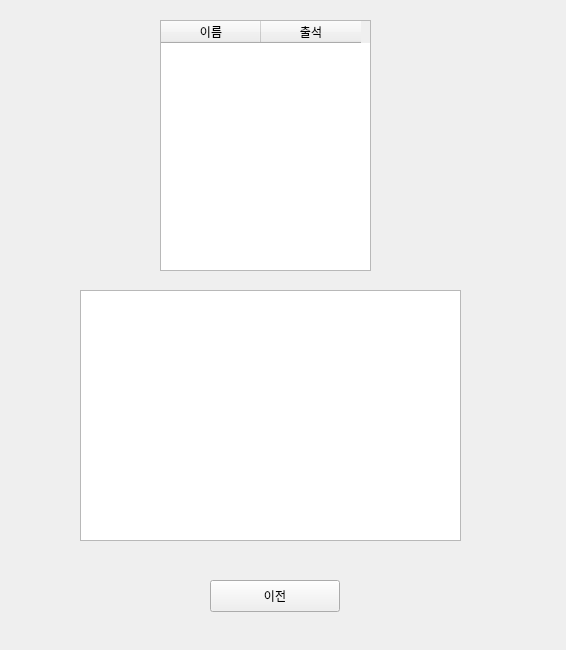
<?xml version="1.0" encoding="UTF-8"?>
<ui version="4.0">
 <class>Form</class>
 <widget class="QWidget" name="Form">
  <property name="geometry">
   <rect>
    <x>0</x>
    <y>0</y>
    <width>566</width>
    <height>650</height>
   </rect>
  </property>
  <property name="mouseTracking">
   <bool>true</bool>
  </property>
  <property name="windowTitle">
   <string>활동 기록 조회</string>
  </property>
  <property name="layoutDirection">
   <enum>Qt::LeftToRight</enum>
  </property>
  <property name="autoFillBackground">
   <bool>false</bool>
  </property>
  <widget class="QLabel" name="label_meeting_date">
   <property name="geometry">
    <rect>
     <x>200</x>
     <y>20</y>
     <width>141</width>
     <height>31</height>
    </rect>
   </property>
   <property name="text">
    <string/>
   </property>
   <property name="alignment">
    <set>Qt::AlignCenter</set>
   </property>
  </widget>
  <widget class="QPlainTextEdit" name="meeting_memo">
   <property name="geometry">
    <rect>
     <x>80</x>
     <y>290</y>
     <width>381</width>
     <height>251</height>
    </rect>
   </property>
   <property name="plainText">
    <string/>
   </property>
  </widget>
  <widget class="QTableWidget" name="table_attendant">
   <property name="geometry">
    <rect>
     <x>160</x>
     <y>20</y>
     <width>211</width>
     <height>251</height>
    </rect>
   </property>
   <column>
    <property name="text">
     <string>이름</string>
    </property>
   </column>
   <column>
    <property name="text">
     <string>출석</string>
    </property>
   </column>
  </widget>
  <widget class="QPushButton" name="pushButton">
   <property name="geometry">
    <rect>
     <x>210</x>
     <y>580</y>
     <width>130</width>
     <height>32</height>
    </rect>
   </property>
   <property name="text">
    <string>이전</string>
   </property>
  </widget>
 </widget>
 <resources/>
 <connections>
  <connection>
   <sender>pushButton</sender>
   <signal>clicked()</signal>
   <receiver>Form</receiver>
   <slot>btn_previous_clicked()</slot>
   <hints>
    <hint type="sourcelabel">
     <x>143</x>
     <y>580</y>
    </hint>
    <hint type="destinationlabel">
     <x>91</x>
     <y>362</y>
    </hint>
   </hints>
  </connection>
 </connections>
 <slots>
  <slot>btn_previous_clicked()</slot>
  <slot>btn_save_clicked()</slot>
  <slot>btn_delete_clicked()</slot>
 </slots>
</ui>
